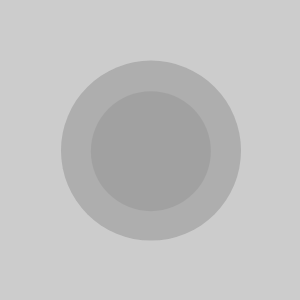
Frame 1 (no input)
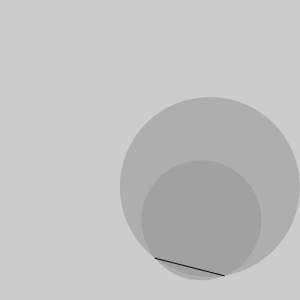
Frame 60 (no input)
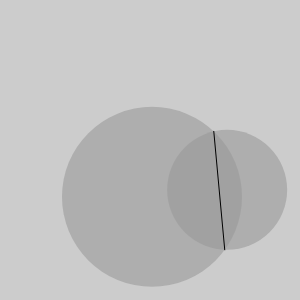
Frame 120 (the mouse pressed at the canvas centre since frame 60)

The p5.js sketch that drew these frames (run headless with seeded random() and noise() and a simulated clock; from frame 60 on, the mouse is pressed at the canvas centre):

// p5.js sketch
// ── sketch.js
/* 
 
   Structure 3 (work in progress) 
   
   A surface filled with one hundred medium to small sized circles. 
   Each circle has a different size and direction, but moves at the same slow rate. 
   Display: 
   A. The instantaneous intersections of the circles 
   B. The aggregate intersections of the circles 
 
   Ported to p5.js by Casey Reas
   11 July 2016
   p5.js 0.5.2
  
   Restored by Casey Reas <http://reas.com> 
   22 June 2016 
   Processing v.3.1.1 <http://processing.org> 
  
   Implemented by Casey Reas <http://groupc.net> 
   Uses circle intersection code from William Ngan <http://metaphorical.net> 
   Processing v.68 <http://processing.org> 
 
*/

var circleA, circleB;

function setup() {
  createCanvas(300, 300);
  frameRate(30);
  circleA = new Circle(150, 150, 60);
  circleB = new Circle(150, 150, 90);
  noStroke();
}

function draw() {
  background(204);

  circleA.update();
  circleB.update();

  fill(153, 150);
  noStroke();
  ellipse(circleA.x, circleA.y, circleA.r * 2, circleA.r * 2);
  ellipse(circleB.x, circleB.y, circleB.r * 2, circleB.r * 2);

  intersect(circleA, circleB);
}

function Circle(px, py, pr) {
  this.x = px;
  this.y = py;
  this.r = pr;
  this.r2 = this.r * this.r;
  this.xspeed = random(-2, 2);
  this.yspeed = random(-2, 2);
  this.xdir = 1;
  this.ydir = -1;

  this.update = function() {

    this.x += this.xspeed * this.xdir;
    if (this.x > width - this.r || this.x < this.r) {
      this.xdir = this.xdir * -1;
    }

    this.y += this.yspeed * this.ydir;
    if (this.y > width - this.r || this.y < this.r) {
      this.ydir = this.ydir * -1;
    }

  }
}

function intersect(cA, cB) {

  var dx = cA.x - cB.x;
  var dy = cA.y - cB.y;
  var d2 = dx * dx + dy * dy;
  var d = sqrt(d2);

  if ((d > cA.r + cB.r) || (d < abs(cA.r - cB.r))) {
    return; // no solution 
  }

  var a = (cA.r2 - cB.r2 + d2) / (2 * d);
  var h = sqrt(cA.r2 - a * a);
  var x2 = cA.x + a * (cB.x - cA.x) / d;
  var y2 = cA.y + a * (cB.y - cA.y) / d;

  var paX = x2 + h * (cB.y - cA.y) / d;
  var paY = y2 - h * (cB.x - cA.x) / d;
  var pbX = x2 - h * (cB.y - cA.y) / d;
  var pbY = y2 + h * (cB.x - cA.x) / d;

  stroke(0);
  line(paX, paY, pbX, pbY);
  //ellipse(paX, paY, 10, 10);
  //ellipse(pbX, pbY, 10, 10);

}
